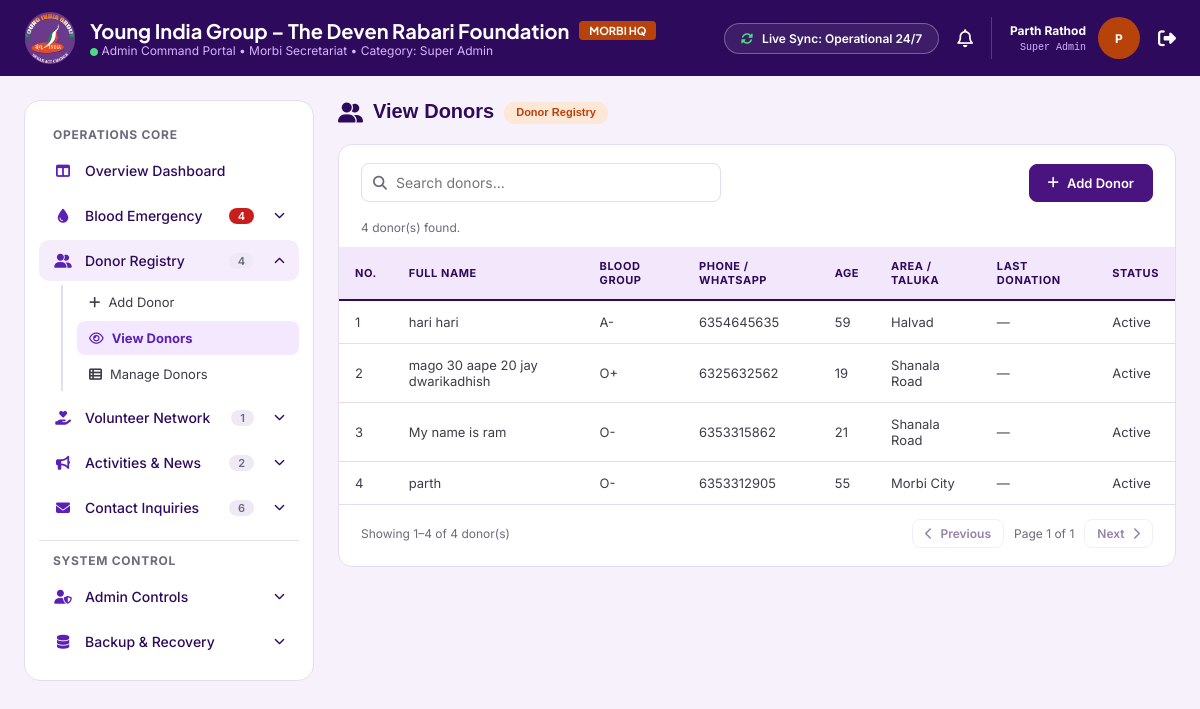
Page /admin/view-donors.php (signed in) on the committed database.
### tables this page shows
CREATE TABLE `donors` (
  `id` int UNSIGNED NOT NULL,
  `name` varchar(100) NOT NULL,
  `blood_group` enum('O-','O+','A-','A+','B-','B+','AB-','AB+') NOT NULL,
  `phone` varchar(20) NOT NULL,
  `age` tinyint UNSIGNED NOT NULL,
  `area` varchar(60) NOT NULL COMMENT 'Area / Taluka',
  `last_donation` date DEFAULT NULL,
  `status` enum('Active','Inactive') NOT NULL DEFAULT 'Active',
  `approved_by` int UNSIGNED DEFAULT NULL COMMENT 'Admin who approved the website sign-up (NULL = added by an admin)',
  `approved_at` datetime DEFAULT NULL,
  `created_by` int UNSIGNED DEFAULT NULL,
  `created_at` timestamp NOT NULL DEFAULT CURRENT_TIMESTAMP,
  `updated_at` timestamp NOT NULL DEFAULT CURRENT_TIMESTAMP ON UPDATE CURRENT_TIMESTAMP
);

### admin/view-donors.php (the view, shortened to what this page needs)
<?php
$pdo = db();
function escapeOutput($value): string
{
    return htmlspecialchars((string) ($value ?? ''), ENT_QUOTES, 'UTF-8');
}
$donors = [];
$loadError = false;
try {
    $stmt = $pdo->query(
        'SELECT name, blood_group, phone, age, area, last_donation, status
         FROM donors
         ORDER BY created_at DESC'
    );
    $donors = $stmt->fetchAll(PDO::FETCH_ASSOC);
} catch (PDOException $e) {
    error_log('Could not load donors: ' . $e->getMessage());
    $loadError = true;
}
?>
<!DOCTYPE html>
<html lang="en">
<?php include __DIR__ . '/inc/head.php'; ?>
<body data-app-mode="php">
  <?php include __DIR__ . '/inc/header.php'; ?>
  <div class="adm-shell">
    <?php include __DIR__ . '/inc/sidebar.php'; ?>
    <main class="adm-main">
      <div class="adm-view" id="view">
        <section class="adm-page" id="page-donors-view">
          <div class="adm-page-head">
            <h2>
              <i class="fa-solid fa-user-group"></i>
              <span>View Donors</span>
              <span class="adm-chip">Donor Registry</span>
            </h2>
          </div>
          <div class="adm-panel">
            <div class="adm-toolbar">
              <label class="adm-search">
                <i class="fa-solid fa-magnifying-glass"></i>
                <input
                  type="search"
                  id="donorSearch"
                  placeholder="Search donors..."
                  aria-label="Search donors"
                >
              </label>
              <div class="adm-actions">
                <a class="adm-btn adm-btn--primary" href="add-donors.php">
                  <i class="fa-solid fa-plus"></i> Add Donor
                </a>
              </div>
            </div>
            <?php if ($loadError): ?>
              <div class="adm-info" role="alert">
                Could not load donors. Please try again later.
              </div>
            <?php else: ?>
              <div class="adm-info">
                <span id="resultInfo"><?= count($donors) ?> donor(s) found.</span>
              </div>
              <div class="adm-table-wrap">
                <table class="adm-table">
                  <thead>
                    <tr>
                      <th>No.</th>
                      <th>Full Name</th>
                      <th>Blood Group</th>
                      <th>Phone / WhatsApp</th>
                      <th>Age</th>
                      <th>Area / Taluka</th>
                      <th>Last Donation</th>
                      <th>Status</th>
                    </tr>
                  </thead>
                  <tbody>
                    <?php if (!$donors): ?>
                      <tr class="empty-row">
                        <td colspan="8">No donors have been added yet.</td>
                      </tr>
                    <?php else: ?>
                      <?php foreach ($donors as $index => $donor): ?>
                        <tr class="donor-row">
                          <td class="donor-number"><?= $index + 1 ?></td>
                          <td><?= escapeOutput($donor['name']) ?></td>
                          <td><?= escapeOutput($donor['blood_group']) ?></td>
                          <td><?= escapeOutput($donor['phone']) ?></td>
                          <td><?= escapeOutput($donor['age']) ?></td>
                          <td><?= escapeOutput($donor['area']) ?></td>
                          <td>
                            <?= !empty($donor['last_donation'])
                              ? escapeOutput($donor['last_donation'])
                              : '—' ?>
                          </td>
                          <td><?= escapeOutput($donor['status']) ?></td>
                        </tr>
                      <?php endforeach; ?>
                    <?php endif; ?>
                  </tbody>
                </table>
              </div>
              <div class="adm-info adm-info--bottom">
                <span id="pageInfo"></span>
                <div class="adm-pager">
                  <button type="button" class="adm-btn adm-btn--sm" id="previousPage">
                    <i class="fa-solid fa-chevron-left"></i> Previous
                  </button>
                  <span id="pageNumber"></span>
                  <button type="button" class="adm-btn adm-btn--sm" id="nextPage">
                    Next <i class="fa-solid fa-chevron-right"></i>
                  </button>
                </div>
              </div>
            <?php endif; ?>
          </div>
        </section>
      </div>
    </main>
  </div>
</body>
</html>

### admin/admin.css (style rules this page uses)
:root { --p9: #2e0a5c; --p7: #4a1480; --p6: #5b21b6; --p1: #f3e8ff; --orange: #e8590c; --orange-d: #b8430a; --red: #c81e1e; --green: #16803c; --bg: #f6f1fa; --white: #fff; --text: #3d3d4a; --muted: #6b6b7b; --border: #e6dcef; --shadow: 0 6px 20px rgba(74, 20, 128, .10); --font: "Inter", sans-serif; --head: "Plus Jakarta Sans", "Noto Sans Gujarati", sans-serif; --guj: "Noto Sans Gujarati", sans-serif; }
* { margin: 0; padding: 0; box-sizing: border-box; }
html { scroll-behavior: smooth; }
body { min-height: 100vh; font-family: var(--font); font-size: 14px; color: var(--text); background: var(--bg); }
a { color: inherit; text-decoration: none; }
button { font: inherit; cursor: pointer; }
h1, h2, h3 { font-family: var(--head); color: var(--p9); }
.adm-shell { display: grid; grid-template-columns: 290px 1fr; gap: 24px; padding: 24px; align-items: start; }
.adm-main { min-width: 0; }
.adm-view > * { animation: admFade .35s ease both; }
.adm-page-head { display: flex; justify-content: space-between; align-items: center; flex-wrap: wrap; gap: 12px; margin-bottom: 18px; }
.adm-page-head h2 { display: flex; align-items: center; flex-wrap: wrap; gap: 10px; font-family: var(--guj); font-size: 20px; }
.adm-chip { padding: 4px 12px; border-radius: 20px; font-size: 11px; font-weight: 600; color: var(--orange-d); background: #fde7d6; }
.adm-panel { margin-bottom: 20px; background: var(--white); border: 1px solid var(--border); border-radius: 14px; }
.adm-actions { display: flex; flex-wrap: wrap; gap: 10px; }
.adm-btn { display: inline-flex; align-items: center; gap: 8px; padding: 10px 18px; font-size: 13px; font-weight: 600; color: var(--p9); background: var(--white); border: 1px solid var(--border); border-radius: 8px; transition: all .2s ease; }
.adm-btn--primary { color: var(--white); background: var(--p7); border-color: var(--p7); }
.adm-btn--sm { padding: 6px 12px; font-size: 12px; }
.adm-btn[disabled] { opacity: .5; cursor: not-allowed; }
.adm-toolbar { display: flex; justify-content: space-between; align-items: center; flex-wrap: wrap; gap: 12px; padding: 18px 22px; }
.adm-search { position: relative; flex: 1; min-width: 220px; max-width: 360px; }
.adm-search i { position: absolute; top: 50%; left: 12px; transform: translateY(-50%); color: var(--muted); }
.adm-search input { width: 100%; padding: 10px 12px 10px 34px; font: inherit; border: 1px solid var(--border); border-radius: 8px; }
.adm-info { padding: 0 22px 12px; font-size: 12px; color: var(--muted); }
.adm-info--bottom { display: flex; justify-content: space-between; align-items: center; flex-wrap: wrap; gap: 12px; padding: 14px 22px 18px; }
.adm-table-wrap { overflow-x: auto; }
.adm-table { width: 100%; min-width: 760px; border-collapse: collapse; }
.adm-table th { padding: 12px 16px; font-size: 11px; font-weight: 700; letter-spacing: .05em; text-align: left; text-transform: uppercase; color: var(--p9); background: #f3e8fb; border-bottom: 2px solid var(--p9); }
.adm-table td { padding: 13px 16px; border-bottom: 1px solid var(--border); font-size: 13px; vertical-align: middle; }
.adm-pager { display: flex; align-items: center; gap: 10px; }
.adm-pager span { font-size: 12px; }

### rows in the picture
donors: name "hari hari", blood_group "A-", phone "6354645635", age "59", area "Halvad", status "Active"
donors: name "mago 30 aape 20 jay dwarikadhish", blood_group "O+", phone "6325632562", age "19", area "Shanala Road", status "Active"
donors: name "My name is ram", blood_group "O-", phone "6353315862", age "21", area "Shanala Road", status "Active"
donors: name "parth", blood_group "O-", phone "6353312905", age "55", area "Morbi City", status "Active"

### other values in the picture
$adminRole "Super Admin"
$adminName "Parth Rathod"
substr((string) $adminName, 0, 1) "P"
$sidebarCounts['blood'] "4"
$sidebarCounts['donors'] "4"
$sidebarCounts['volunteers'] "1"
$sidebarCounts['activities'] "2"
$sidebarCounts['inquiries'] "6"
